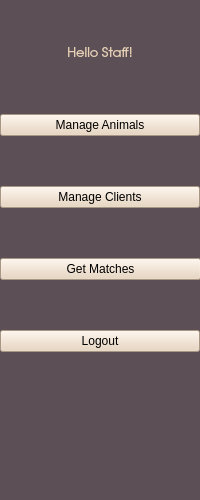
<?xml version="1.0" encoding="UTF-8"?>
<ui version="4.0">
 <class>SidebarStaff</class>
 <widget class="QWidget" name="SidebarStaff">
  <property name="geometry">
   <rect>
    <x>0</x>
    <y>0</y>
    <width>200</width>
    <height>500</height>
   </rect>
  </property>
  <property name="maximumSize">
   <size>
    <width>200</width>
    <height>500</height>
   </size>
  </property>
  <property name="windowTitle">
   <string>Form</string>
  </property>
  <property name="styleSheet">
   <string notr="true">background-color: rgb(92, 79, 86);
font: 10pt &quot;URW Gothic L&quot;;</string>
  </property>
  <widget class="QWidget" name="verticalLayoutWidget">
   <property name="geometry">
    <rect>
     <x>0</x>
     <y>0</y>
     <width>201</width>
     <height>501</height>
    </rect>
   </property>
   <layout class="QVBoxLayout" name="verticalLayout">
    <property name="spacing">
     <number>6</number>
    </property>
    <item>
     <widget class="QLabel" name="label">
      <property name="maximumSize">
       <size>
        <width>200</width>
        <height>20</height>
       </size>
      </property>
      <property name="font">
       <font>
        <family>URW Gothic L</family>
        <pointsize>10</pointsize>
        <weight>50</weight>
        <italic>false</italic>
        <bold>false</bold>
       </font>
      </property>
      <property name="styleSheet">
       <string notr="true">color: rgb(232, 210, 184);</string>
      </property>
      <property name="text">
       <string>Hello Staff!</string>
      </property>
      <property name="alignment">
       <set>Qt::AlignCenter</set>
      </property>
     </widget>
    </item>
    <item>
     <widget class="QPushButton" name="manageAnimalsButton">
      <property name="sizePolicy">
       <sizepolicy hsizetype="Preferred" vsizetype="Fixed">
        <horstretch>0</horstretch>
        <verstretch>0</verstretch>
       </sizepolicy>
      </property>
      <property name="maximumSize">
       <size>
        <width>200</width>
        <height>16777215</height>
       </size>
      </property>
      <property name="styleSheet">
       <string notr="true">background-color: rgb(232, 210, 184);</string>
      </property>
      <property name="text">
       <string>Manage Animals</string>
      </property>
     </widget>
    </item>
    <item>
     <widget class="QPushButton" name="manageClientsButton">
      <property name="maximumSize">
       <size>
        <width>200</width>
        <height>16777215</height>
       </size>
      </property>
      <property name="styleSheet">
       <string notr="true">background-color: rgb(232, 210, 184);</string>
      </property>
      <property name="text">
       <string>Manage Clients</string>
      </property>
     </widget>
    </item>
    <item>
     <widget class="QPushButton" name="getMatchesButton">
      <property name="styleSheet">
       <string notr="true">background-color: rgb(232, 210, 184);
font: 10pt &quot;URW Gothic L&quot;;</string>
      </property>
      <property name="text">
       <string>Get Matches</string>
      </property>
     </widget>
    </item>
    <item>
     <widget class="QPushButton" name="logout">
      <property name="maximumSize">
       <size>
        <width>200</width>
        <height>16777215</height>
       </size>
      </property>
      <property name="styleSheet">
       <string notr="true">background-color: rgb(232, 210, 184);</string>
      </property>
      <property name="text">
       <string>Logout</string>
      </property>
     </widget>
    </item>
    <item>
     <spacer name="verticalSpacer">
      <property name="orientation">
       <enum>Qt::Vertical</enum>
      </property>
      <property name="sizeType">
       <enum>QSizePolicy::Fixed</enum>
      </property>
      <property name="sizeHint" stdset="0">
       <size>
        <width>20</width>
        <height>100</height>
       </size>
      </property>
     </spacer>
    </item>
   </layout>
  </widget>
 </widget>
 <resources/>
 <connections/>
</ui>
